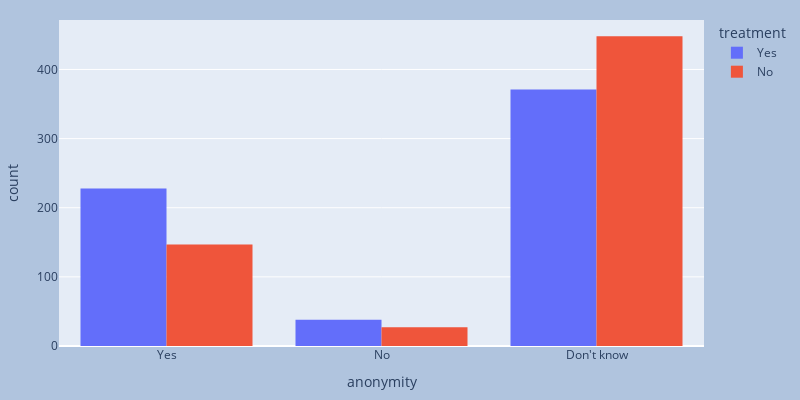

The notebook cell this image was saved under:
### Code cell
fig = px.histogram(data, x = 'anonymity',color='treatment',barmode='group', width=800, height=400)
fig.update_layout(
    margin=dict(l=20, r=20, t=20, b=20),
    paper_bgcolor="LightSteelBlue",
)

fig.show()

### Figure 1 — Plotly figure (JSON) as saved in the notebook; plotly's stock layout.template omitted (floating-point values rounded to 4 significant figures; data arrays with more than 128 entries replaced by an {"elided": "..."} marker saying what was removed)
{"data": [{"alignmentgroup": "True", "bingroup": "x", "hovertemplate": "treatment=Yes<br>anonymity=%{x}<br>count=%{y}<extra></extra>", "legendgroup": "Yes", "marker": {"color": "#636efa", "pattern": {"shape": ""}}, "name": "Yes", "offsetgroup": "Yes", "orientation": "v", "showlegend": true, "type": "histogram", "x": {"elided": "637 str values"}, "xaxis": "x", "yaxis": "y"}, {"alignmentgroup": "True", "bingroup": "x", "hovertemplate": "treatment=No<br>anonymity=%{x}<br>count=%{y}<extra></extra>", "legendgroup": "No", "marker": {"color": "#EF553B", "pattern": {"shape": ""}}, "name": "No", "offsetgroup": "No", "orientation": "v", "showlegend": true, "type": "histogram", "x": {"elided": "622 str values"}, "xaxis": "x", "yaxis": "y"}], "layout": {"barmode": "group", "height": 400, "legend": {"title": {"text": "treatment"}, "tracegroupgap": 0}, "margin": {"b": 20, "l": 20, "r": 20, "t": 20}, "paper_bgcolor": "LightSteelBlue", "width": 800, "xaxis": {"anchor": "y", "domain": [0, 1], "title": {"text": "anonymity"}}, "yaxis": {"anchor": "x", "domain": [0, 1], "title": {"text": "count"}}}}
